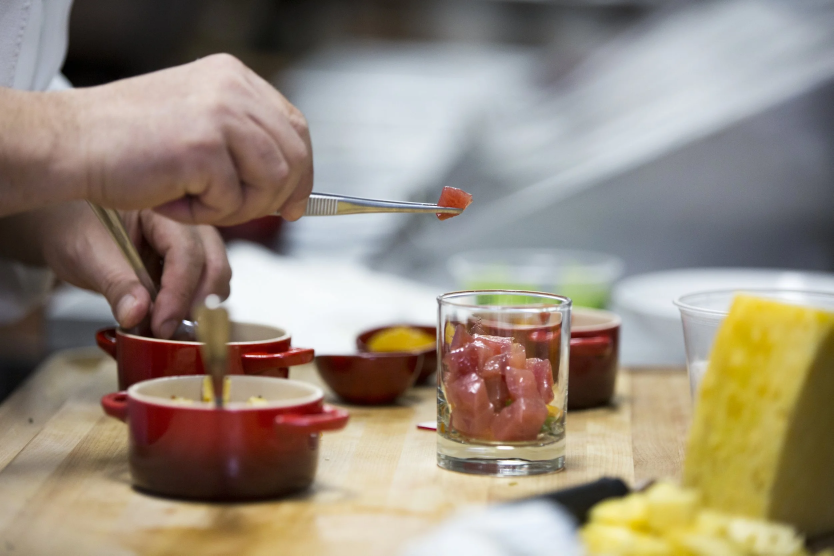
#> input picture assets-src/prep-detail.jpg, 2500 x 1667 px, found by its file name (shown at 1/3 size); its folder holds 8 pictures in this run
$ python hero-video.py
#> lines starting #> are read from the running program, lines starting #| are printed output that depends on the picture
"""Builds the cinematic hero sequence from official Seviche photography.

Each shot = static pre-crop to the target aspect + slow zoom/pan (zoompan on an
upscaled frame to avoid sub-pixel jitter), joined with soft cross-dissolves.
Outputs H.264 MP4 (VP9 tested larger at equal quality for this footage) for desktop (16:9) and mobile (9:16).
Run: python3 scripts/hero-video.py   (needs ffmpeg)
"""
import subprocess, sys
from PIL import Image

FPS = 25
XF = 0.8  # cross-dissolve seconds
SRC = 'assets-src/'
OUT = 'public/video/'

def shot(img, crop, z0, z1, f0, f1, dur):
    return dict(img=img, crop=crop, z0=z0, z1=z1, f0=f0, f1=f1, dur=dur)

def aspect_crop(img, aspect, cx, cy, scale=1.0):
#> called with img = 'prep-detail.jpg', aspect = 1.78, cx = 0.5, cy = 0.5, scale = 1
    W, H = Image.open(SRC + img).size
#> W = 2500; H = 1667
    if W / H > aspect:
        h = H * scale; w = h * aspect
    else:
        w = W * scale; h = w / aspect
#> after `w = W * scale`: w = 2500
#> after `h = w / aspect`: h = 1406.2
    x = min(max(cx * W - w / 2, 0), W - w)
#> x = 0
    y = min(max(cy * H - h / 2, 0), H - h)
#> y = 130.4
    return (int(x), int(y), int(w), int(h))

# [41 lines left out: function build, not called in this run]

import os
os.makedirs(OUT, exist_ok=True)
D = 16 / 9
desktop = [
    shot('prep-detail.jpg', aspect_crop('prep-detail.jpg', D, .5, .5), 1.0, 1.14, (.5, .5), (.42, .42), 2.9),
    shot('chef-stove.jpg', aspect_crop('chef-stove.jpg', D, .5, .38), 1.05, 1.12, (.5, .25), (.5, .62), 2.9),
    shot('plating.jpg', aspect_crop('plating.jpg', D, .5, .5), 1.16, 1.02, (.55, .45), (.5, .5), 2.9),
    shot('bourbon-cocktail.jpg', aspect_crop('bourbon-cocktail.jpg', D, .3, .5), 1.0, 1.1, (.45, .55), (.5, .5), 2.7),
    shot('chef-guest.jpg', aspect_crop('chef-guest.jpg', D, .5, .44), 1.04, 1.12, (.55, .45), (.5, .5), 3.1),
]
#> call 2 of aspect_crop, with img = 'chef-stove.jpg', aspect = 1.78, cx = 0.5, cy = 0.38, scale = 1
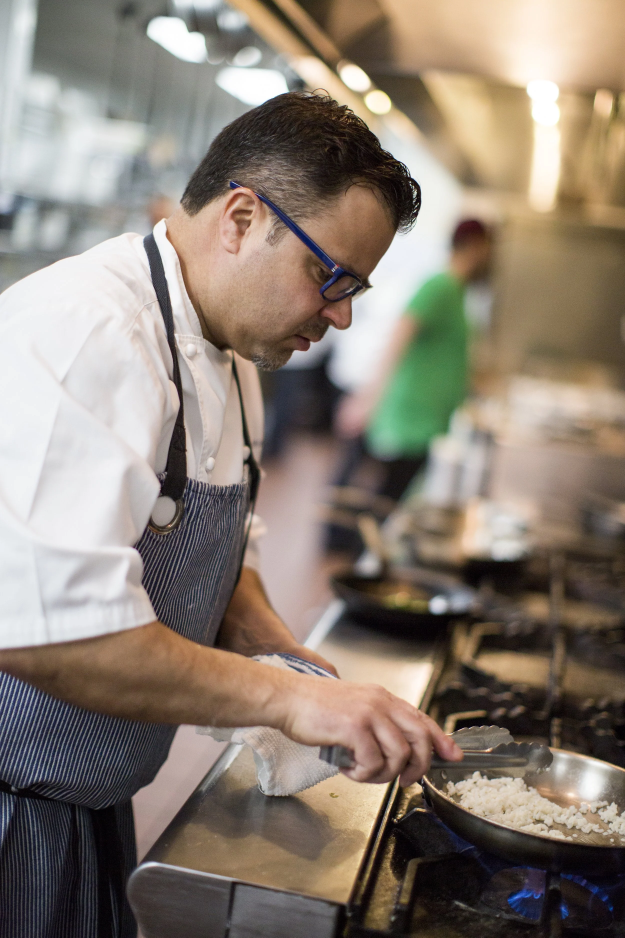
#> input picture assets-src/chef-stove.jpg, 2500 x 3750 px, found by its file name (shown at 1/4 size)
#> in aspect_crop (call 2), `W, H = Image.open(SRC + img).size`: H = 3750
#> in aspect_crop (call 2), `y = min(max(cy * H - h / 2, 0), H - h)`: y = 721.9
#> call 3 of aspect_crop, with img = 'plating.jpg', aspect = 1.78, cx = 0.5, cy = 0.5, scale = 1
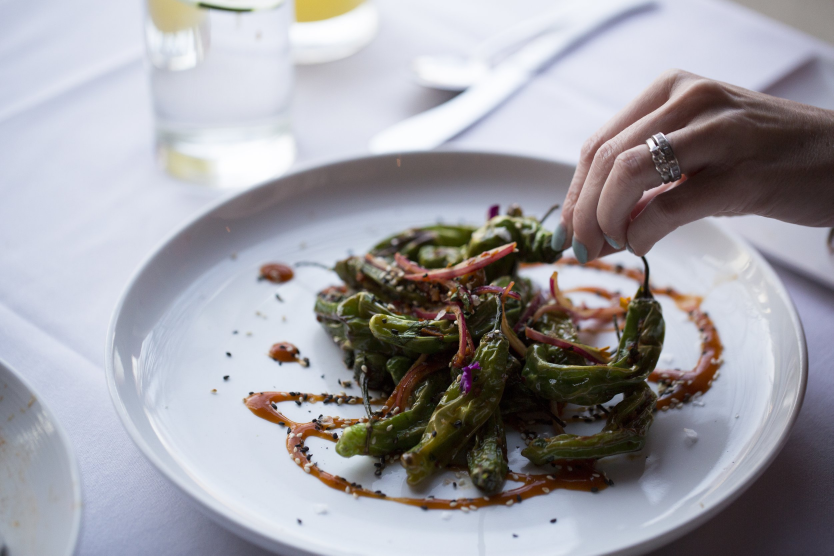
#> input picture assets-src/plating.jpg, 2500 x 1667 px, found by its file name (shown at 1/3 size)
#> in aspect_crop (call 3), `W, H = Image.open(SRC + img).size`: H = 1667
#> in aspect_crop (call 3), `y = min(max(cy * H - h / 2, 0), H - h)`: y = 130.4
#> call 4 of aspect_crop, with img = 'bourbon-cocktail.jpg', aspect = 1.78, cx = 0.3, cy = 0.5, scale = 1
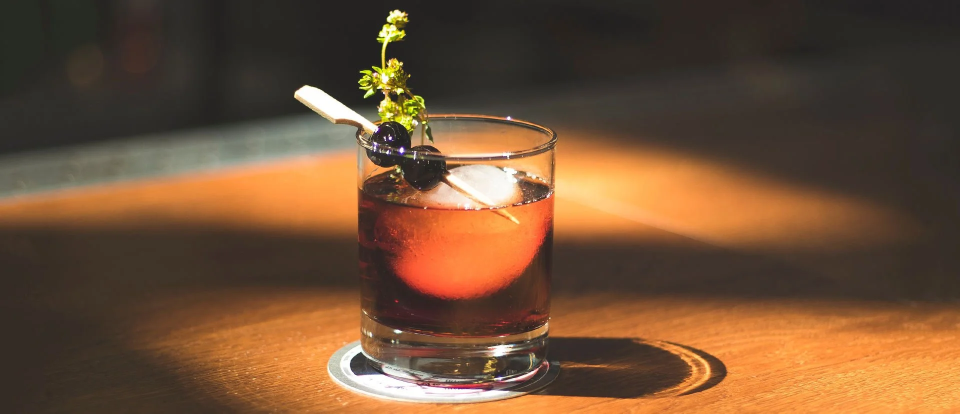
#> input picture assets-src/bourbon-cocktail.jpg, 1920 x 827 px, found by its file name (shown at 1/2 size)
#> in aspect_crop (call 4), `W, H = Image.open(SRC + img).size`: W = 1920; H = 827
#> in aspect_crop (call 4), `w = h * aspect`: w = 1470.2
#> in aspect_crop (call 4), `y = min(max(cy * H - h / 2, 0), H - h)`: y = 0
#> (the run stopped early here; a loop or call above may not have finished)
